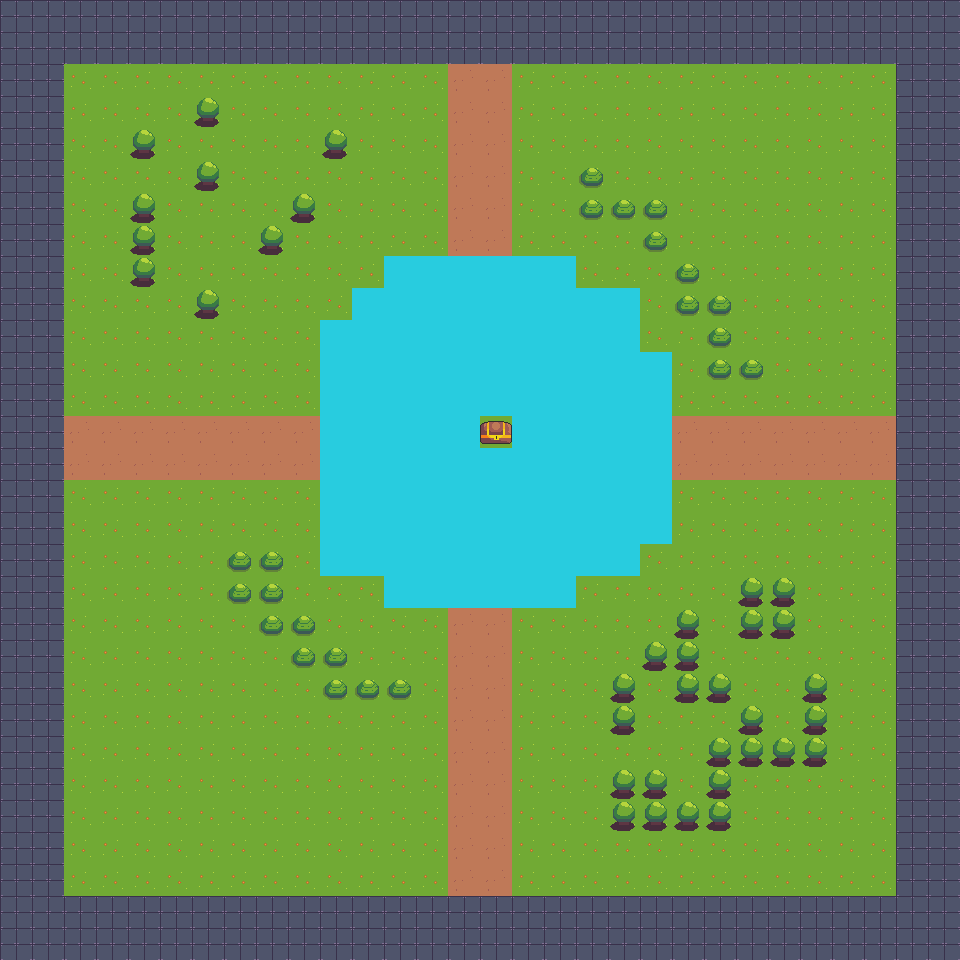

The image is a tile-based game level rendered from a .tmx file. Its description and source (layers, tilesets, objects; grid data summarised) follow:
An orthogonal 30x30 tile map with 32x32 px tiles, 2 tile layers (layer1, layer2) and 5 objects (4x wall, Player).

<map version="1.0" orientation="orthogonal" renderorder="right-down" width="30" height="30" tilewidth="32" tileheight="32" nextobjectid="9">
 <tileset firstgid="1" name="TopDownTileset" tilewidth="32" tileheight="32">
  <image source="TopDownTileset.png" width="448" height="768" />
 </tileset>
 <layer name="layer1" width="30" height="30">
  <data>[900 cells, 900 non-empty, 1 distinct tile ids]</data>
 </layer>
 <layer name="layer2" width="30" height="30">
  <data>[900 cells, 448 non-empty, 6 distinct tile ids]</data>
 </layer>
 <objectgroup name="layerObj">
  <object id="1" name="Player" x="404" y="343.667" width="153" height="240" />
  <object id="4" name="wall" x="897.333" y="1.33333" width="60" height="956" />
  <object id="5" name="wall" x="2" y="3.33333" width="60" height="956" />
  <object id="7" name="wall" x="62.6667" y="896" width="834.667" height="62.6667" />
  <object id="8" name="wall" x="62.6665" y="0.66665" width="834.667" height="62.6667" />
 </objectgroup>
</map>
